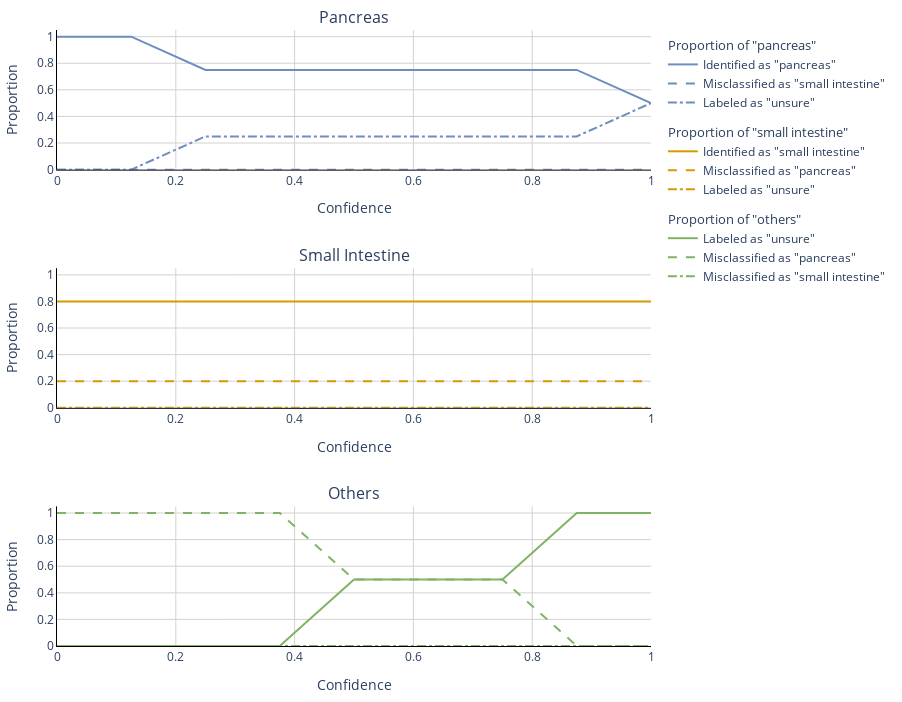

Notebook cell for this chart:
### Markdown cell above
Visualization

### Code cell
results = np.empty((9, 10))
for i in range(y_pred_patient_level_complete.shape[1]):
    cf_matrix = confusion_matrix(y_true_patient_level_complete, y_pred_patient_level_complete[:, i])
    results[i, 0] = i / 8
    results[i, 1] = cf_matrix[2, 0] / sum(cf_matrix[2, :])
    results[i, 2] = cf_matrix[2, 1] / sum(cf_matrix[2, :])
    results[i, 3] = cf_matrix[2, 2] / sum(cf_matrix[2, :])


    results[i, 4] = cf_matrix[0, 0] / sum(cf_matrix[0, :])
    results[i, 5] = cf_matrix[0, 1] / sum(cf_matrix[0, :])
    results[i, 6] = cf_matrix[0, 2] / sum(cf_matrix[0, :])

    results[i, 7] = cf_matrix[1, 0] / sum(cf_matrix[1, :])
    results[i, 8] = cf_matrix[1, 1] / sum(cf_matrix[1, :])
    results[i, 9] = cf_matrix[1, 2] / sum(cf_matrix[1, :])

# Extracting data from the 'results' array
x_values = results[:, 0]

# Create subplots with 3 rows and 1 column
fig = sp.make_subplots(rows=3, cols=1, shared_xaxes=True, subplot_titles=['Pancreas', 'Small Intestine', 'Others'], vertical_spacing=0.16)

# Scatter plot for "pancreas" category
fig.add_trace(go.Scatter(x=x_values, y=results[:, 4], mode='lines', line={'color': '#6C8EBF', 'dash': 'solid'},
                         name='Identified as "pancreas"', legendgroup='pancreas', legendgrouptitle_text='Proportion of "pancreas"'), row=1, col=1)
fig.add_trace(go.Scatter(x=x_values, y=results[:, 5], mode='lines', line={'color': '#6C8EBF', 'dash': 'dash'},
                         name='Misclassified as "small intestine"', legendgroup='pancreas'), row=1, col=1)
fig.add_trace(go.Scatter(x=x_values, y=results[:, 6], mode='lines', line={'color': '#6C8EBF', 'dash': 'dashdot'},
                         name='Labeled as "unsure"', legendgroup='pancreas'), row=1, col=1)

# Scatter plot for "small intestine" category
fig.add_trace(go.Scatter(x=x_values, y=results[:, 8], mode='lines', line={'color': '#D79B01', 'dash': 'solid'},
                         name='Identified as "small intestine"', legendgroup='si', legendgrouptitle_text='Proportion of "small intestine"'), row=2, col=1)
fig.add_trace(go.Scatter(x=x_values, y=results[:, 7], mode='lines', line={'color': '#D79B01', 'dash': 'dash'},
                         name='Misclassified as "pancreas"', legendgroup='si'), row=2, col=1)
fig.add_trace(go.Scatter(x=x_values, y=results[:, 9], mode='lines', line={'color': '#D79B01', 'dash': 'dashdot'},
                         name='Labeled as "unsure"', legendgroup='si'), row=2, col=1)

# Scatter plot for "others" category
fig.add_trace(go.Scatter(x=x_values, y=results[:, 3], mode='lines', line={'color': '#81B366', 'dash': 'solid'},
                         name='Labeled as "unsure"', legendgroup='others', legendgrouptitle_text='Proportion of "others"'), row=3, col=1)
fig.add_trace(go.Scatter(x=x_values, y=results[:, 1], mode='lines', line={'color': '#81B366', 'dash': 'dash'},
                         name='Misclassified as "pancreas"', legendgroup='others'), row=3, col=1)
fig.add_trace(go.Scatter(x=x_values, y=results[:, 2], mode='lines', line={'color': '#81B366', 'dash': 'dashdot'},
                         name='Misclassified as "small intestine"', legendgroup='others'), row=3, col=1)


# Update axis properties and layout
fig.update_xaxes(showline=True, linecolor='black', gridcolor='lightgrey')
fig.update_yaxes(showline=True, linecolor='black', tickvals=[0, 0.2, 0.4, 0.6, 0.8, 1], range=[0, 1.05], gridcolor='lightgrey')
fig.update_layout(showlegend=True, height=702, width=902, plot_bgcolor='white', margin=dict(l=20,r=20,b=20,t=30),
                  xaxis_showticklabels=True, xaxis2_showticklabels=True,
                  xaxis_title="Confidence", xaxis2_title="Confidence", xaxis3_title="Confidence",
                  yaxis_title="Proportion", yaxis2_title="Proportion", yaxis3_title="Proportion")

# Show the figure
fig.show()

### Figure 1 — Plotly figure (JSON) as saved in the notebook; plotly's stock layout.template omitted (floating-point values rounded to 4 significant figures)
{"data": [{"legendgroup": "pancreas", "legendgrouptitle": {"text": "Proportion of \"pancreas\""}, "line": {"color": "#6C8EBF", "dash": "solid"}, "mode": "lines", "name": "Identified as \"pancreas\"", "type": "scatter", "x": [0, 0.125, 0.25, 0.375, 0.5, 0.625, 0.75, 0.875, 1], "xaxis": "x", "y": [1, 1, 0.75, 0.75, 0.75, 0.75, 0.75, 0.75, 0.5], "yaxis": "y"}, {"legendgroup": "pancreas", "line": {"color": "#6C8EBF", "dash": "dash"}, "mode": "lines", "name": "Misclassified as \"small intestine\"", "type": "scatter", "x": [0, 0.125, 0.25, 0.375, 0.5, 0.625, 0.75, 0.875, 1], "xaxis": "x", "y": [0, 0, 0, 0, 0, 0, 0, 0, 0], "yaxis": "y"}, {"legendgroup": "pancreas", "line": {"color": "#6C8EBF", "dash": "dashdot"}, "mode": "lines", "name": "Labeled as \"unsure\"", "type": "scatter", "x": [0, 0.125, 0.25, 0.375, 0.5, 0.625, 0.75, 0.875, 1], "xaxis": "x", "y": [0, 0, 0.25, 0.25, 0.25, 0.25, 0.25, 0.25, 0.5], "yaxis": "y"}, {"legendgroup": "si", "legendgrouptitle": {"text": "Proportion of \"small intestine\""}, "line": {"color": "#D79B01", "dash": "solid"}, "mode": "lines", "name": "Identified as \"small intestine\"", "type": "scatter", "x": [0, 0.125, 0.25, 0.375, 0.5, 0.625, 0.75, 0.875, 1], "xaxis": "x2", "y": [0.8, 0.8, 0.8, 0.8, 0.8, 0.8, 0.8, 0.8, 0.8], "yaxis": "y2"}, {"legendgroup": "si", "line": {"color": "#D79B01", "dash": "dash"}, "mode": "lines", "name": "Misclassified as \"pancreas\"", "type": "scatter", "x": [0, 0.125, 0.25, 0.375, 0.5, 0.625, 0.75, 0.875, 1], "xaxis": "x2", "y": [0.2, 0.2, 0.2, 0.2, 0.2, 0.2, 0.2, 0.2, 0.2], "yaxis": "y2"}, {"legendgroup": "si", "line": {"color": "#D79B01", "dash": "dashdot"}, "mode": "lines", "name": "Labeled as \"unsure\"", "type": "scatter", "x": [0, 0.125, 0.25, 0.375, 0.5, 0.625, 0.75, 0.875, 1], "xaxis": "x2", "y": [0, 0, 0, 0, 0, 0, 0, 0, 0], "yaxis": "y2"}, {"legendgroup": "others", "legendgrouptitle": {"text": "Proportion of \"others\""}, "line": {"color": "#81B366", "dash": "solid"}, "mode": "lines", "name": "Labeled as \"unsure\"", "type": "scatter", "x": [0, 0.125, 0.25, 0.375, 0.5, 0.625, 0.75, 0.875, 1], "xaxis": "x3", "y": [0, 0, 0, 0, 0.5, 0.5, 0.5, 1, 1], "yaxis": "y3"}, {"legendgroup": "others", "line": {"color": "#81B366", "dash": "dash"}, "mode": "lines", "name": "Misclassified as \"pancreas\"", "type": "scatter", "x": [0, 0.125, 0.25, 0.375, 0.5, 0.625, 0.75, 0.875, 1], "xaxis": "x3", "y": [1, 1, 1, 1, 0.5, 0.5, 0.5, 0, 0], "yaxis": "y3"}, {"legendgroup": "others", "line": {"color": "#81B366", "dash": "dashdot"}, "mode": "lines", "name": "Misclassified as \"small intestine\"", "type": "scatter", "x": [0, 0.125, 0.25, 0.375, 0.5, 0.625, 0.75, 0.875, 1], "xaxis": "x3", "y": [0, 0, 0, 0, 0, 0, 0, 0, 0], "yaxis": "y3"}], "layout": {"annotations": [{"font": {"size": 16}, "showarrow": false, "text": "Pancreas", "x": 0.5, "xanchor": "center", "xref": "paper", "y": 1, "yanchor": "bottom", "yref": "paper"}, {"font": {"size": 16}, "showarrow": false, "text": "Small Intestine", "x": 0.5, "xanchor": "center", "xref": "paper", "y": 0.6133, "yanchor": "bottom", "yref": "paper"}, {"font": {"size": 16}, "showarrow": false, "text": "Others", "x": 0.5, "xanchor": "center", "xref": "paper", "y": 0.2267, "yanchor": "bottom", "yref": "paper"}], "height": 702, "margin": {"b": 20, "l": 20, "r": 20, "t": 30}, "plot_bgcolor": "white", "showlegend": true, "width": 902, "xaxis": {"anchor": "y", "domain": [0, 1], "gridcolor": "lightgrey", "linecolor": "black", "matches": "x3", "showline": true, "showticklabels": true, "title": {"text": "Confidence"}}, "xaxis2": {"anchor": "y2", "domain": [0, 1], "gridcolor": "lightgrey", "linecolor": "black", "matches": "x3", "showline": true, "showticklabels": true, "title": {"text": "Confidence"}}, "xaxis3": {"anchor": "y3", "domain": [0, 1], "gridcolor": "lightgrey", "linecolor": "black", "showline": true, "title": {"text": "Confidence"}}, "yaxis": {"anchor": "x", "domain": [0.7733, 1], "gridcolor": "lightgrey", "linecolor": "black", "range": [0, 1.05], "showline": true, "tickvals": [0, 0.2, 0.4, 0.6, 0.8, 1], "title": {"text": "Proportion"}}, "yaxis2": {"anchor": "x2", "domain": [0.3867, 0.6133], "gridcolor": "lightgrey", "linecolor": "black", "range": [0, 1.05], "showline": true, "tickvals": [0, 0.2, 0.4, 0.6, 0.8, 1], "title": {"text": "Proportion"}}, "yaxis3": {"anchor": "x3", "domain": [0, 0.2267], "gridcolor": "lightgrey", "linecolor": "black", "range": [0, 1.05], "showline": true, "tickvals": [0, 0.2, 0.4, 0.6, 0.8, 1], "title": {"text": "Proportion"}}}}
